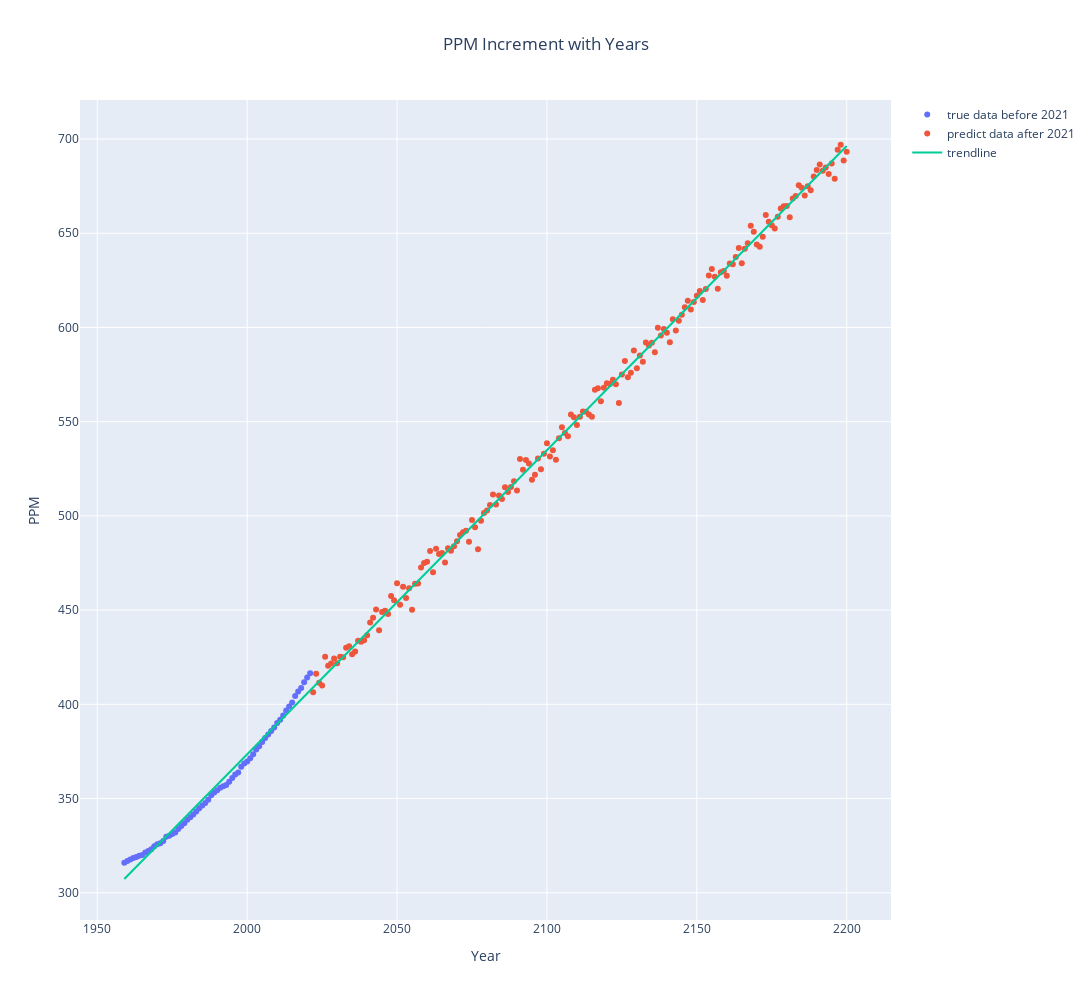

The notebook cell saved with this chart:
### Code cell
#linear
import numpy as np
import matplotlib.pyplot as plt
from sklearn.linear_model import LinearRegression
import pandas as pd
from sklearn.metrics import mean_squared_error, r2_score
import plotly.graph_objects as go

# 已有数据
df = pd.read_excel('2022_HiMCM_Data-B-co2.xlsx',sheet_name="origin")
year = df['Year'].tolist()
ppm = df['PPM'].tolist()

# 数据处理
# sklearn 拟合输入输出一般都是二维数组，这里将一维转换为二维。
year = np.array(year).reshape(-1, 1)
ppm = np.array(ppm).reshape(-1, 1)

# 拟合
reg = LinearRegression()
reg.fit(year, ppm) #最小二乘法

# 可视化
prediction = reg.predict(year)                # 根据高度，按照拟合的曲线预测
plt.figure('PPM~Year', figsize=(20,8))
plt.xlabel('Year')
plt.ylabel('PPM')
plt.scatter(year, ppm, c='black')
plt.plot(year, prediction, c='red')
plt.show()


a = reg.coef_[0][0]     # 系数
b = reg.intercept_[0]   # 截距
print('Fitted equation：Y = %.6fX + %.6f' % (a, b))
# out: 拟合的方程为：Y = 1.614036X + -2854.593264

R_square = r2_score(ppm, prediction) 

print(reg.coef_)
print(reg.intercept_)
print(R_square)

def get_linear(year):
    return a * year + b 

maxrange = 0.0
deviation = np.empty(0,dtype=np.float64)

print("Poly2 Prediction Results:")
for i in range(1959, 2022):
    pdict = get_linear(i)
    dd = pdict - ppm[i-1959]  #difference
    deviation = np.append(deviation, dd)

# _____________________________________________________________________________________________

avg = np.average(deviation)
std = np.std(deviation, ddof=1)
print("avg = %.10f, std = %.10f" %(avg, std))

ystart = 1959
yend_true_data = 2021
yend = 2201

year = np.linspace(ystart, yend-1,yend - ystart )

pdict = np.empty(0,dtype=np.float64)
pdict_scatter = np.empty(0,dtype=np.float64)


for y in range(ystart, yend):
    predict = get_linear(y)
    pdict = np.append(pdict, predict)

    if y <= yend_true_data:
        # use the real/true numbers.
        pdict_scatter = np.append(pdict_scatter, ppm[y-ystart])
        
    else :
        randft = np.random.normal(avg, std)
        pdict_scatter = np.append(pdict_scatter, predict + randft)


fig = go.Figure()
fig.add_traces(go.Scatter(x=year[:yend_true_data-ystart+1], y=pdict_scatter[:yend_true_data-ystart+1], mode = "markers", name = "true data before 2021"))
fig.add_traces(go.Scatter(x=year[yend_true_data-ystart+1:], y=pdict_scatter[yend_true_data-ystart+1:], mode = "markers", name = "predict data after 2021"))
fig.add_traces(go.Scatter(x=year, y=pdict, name = "trendline"))

fig.update_layout( 
        xaxis = dict(
            title = "Year"
        ),
        yaxis = dict(
            title = "PPM"
        ),
        title='PPM Increment with Years',
        title_x=0.5,
        # autosize=False,
        width=2000,
        height=1000,
    )
fig.show()

### Figure 1 — Plotly figure (JSON) as saved in the notebook; plotly's stock layout.template omitted (floating-point values rounded to 4 significant figures; data arrays with more than 128 entries replaced by an {"elided": "..."} marker saying what was removed)
{"data": [{"mode": "markers", "name": "true data before 2021", "type": "scatter", "x": [1959, 1960, 1961, 1962, 1963, 1964, 1965, 1966, 1967, 1968, 1969, 1970, 1971, 1972, 1973, 1974, 1975, 1976, 1977, 1978, 1979, 1980, 1981, 1982, 1983, 1984, 1985, 1986, 1987, 1988, 1989, 1990, 1991, 1992, 1993, 1994, 1995, 1996, 1997, 1998, 1999, 2000, 2001, 2002, 2003, 2004, 2005, 2006, 2007, 2008, 2009, 2010, 2011, 2012, 2013, 2014, 2015, 2016, 2017, 2018, 2019, 2020, 2021], "y": [316.0, 316.9, 317.6, 318.4, 319.0, 319.6, 320.0, 321.4, 322.2, 323.1, 324.6, 325.7, 326.3, 327.5, 329.7, 330.2, 331.1, 332.0, 333.8, 335.4, 336.8, 338.8, 340.1, 341.5, 343.1, 344.9, 346.4, 347.6, 349.3, 351.7, 353.2, 354.4, 355.7, 356.5, 357.2, 359.0, 361.0, 362.7, 363.9, 366.8, 368.5, 369.7, 371.3, 373.4, 376.0, 377.7, 380.0, 382.1, 384.0, 385.8, 387.6, 390.1, 391.9, 394.1, 396.7, 398.8, 401.0, 404.4, 406.8, 408.7, 411.7, 414.2, 416.4]}, {"mode": "markers", "name": "predict data after 2021", "type": "scatter", "x": {"elided": "179 int values"}, "y": {"elided": "179 float values"}}, {"name": "trendline", "type": "scatter", "x": {"elided": "242 int values"}, "y": {"elided": "242 float values"}}], "layout": {"height": 1000, "title": {"text": "PPM Increment with Years", "x": 0.5}, "width": 2000, "xaxis": {"title": {"text": "Year"}}, "yaxis": {"title": {"text": "PPM"}}}}
